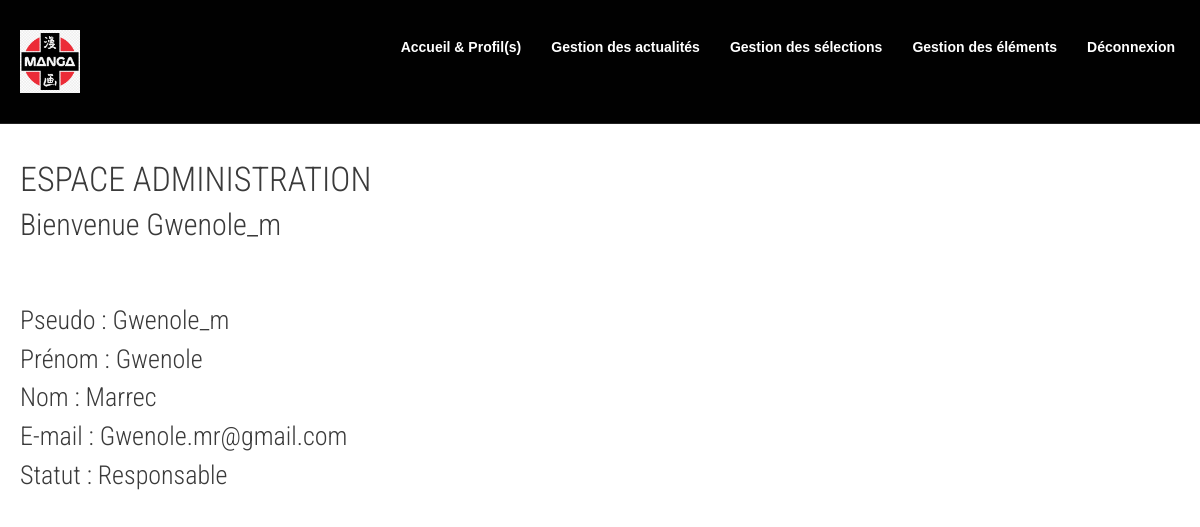
Screenshot of /admin_accueil.php (signed in) with the database file from the repository.
### tables this page shows
CREATE TABLE `t_profil_utilisateur_pro` (
  `pro_nom` varchar(70) NOT NULL,
  `pro_prenom` varchar(70) NOT NULL,
  `pro_e_mail` varchar(50) NOT NULL,
  `pro_validite_du_profil` char(1) NOT NULL,
  `pro_statut` char(1) NOT NULL,
  `pro_date_de_creation_profil` varchar(10) NOT NULL,
  `com_pseudo` varchar(50) NOT NULL
);

### admin_accueil.php (the view, shortened to what this page needs)
<html>
 <head>
  <link href="assets/css/bootstrap.css" rel="stylesheet" />
  <link href="assets/css/bootstrap-responsive.css" rel="stylesheet" />
  <link href="assets/css/prettyPhoto.css" rel="stylesheet" />
  <link href="assets/css/animate.css" rel="stylesheet" />
  <link href="assets/css/style.css" rel="stylesheet" />
  <link href="assets/color/default.css" rel="stylesheet" />
  </head>
  <body>
  <header>
    <div id="topnav" class="navbar navbar-fixed-top default">
      <div class="navbar-inner">
        <div class="container">
          <div class="logo">
            <img width='60' src="assets/img/manga.png" alt="" />
          </div>
          <div class="navigation">
            <nav>
              <ul class="nav pull-right">
                <li><a href="admin_accueil.php" class="external">Accueil & Profil(s)</a></li>
                <li><a href="admin_actualite.php" class="external">Gestion des actualités</a></li>
                <li><a href="admin_selection.php" class="external">Gestion des sélections</a></li>
                <li><a href="admin_element.php" class="external">Gestion des éléments</a></li>
                <li><a href="deconnexion.php" class="external">Déconnexion</a></li>
              </ul>
            </nav>
          </div>
        </div>
      </div>
    </div>
  </header>
 <section class="section">
    <div class="container">
      <div class="row">
        <div class="span12">
        </div>
      </div>
	  <h1>ESPACE ADMINISTRATION</h1>
	  <?php
		$mysqli = new mysqli("localhost","root","", "showroom", 3307);
		$requete1 = "SELECT com_pseudo, pro_nom, pro_prenom, pro_e_mail, pro_validite_du_profil
		FROM t_profil_utilisateur_pro WHERE com_pseudo='" .$_SESSION['login']. "' ";
		$resultat1 = $mysqli->query($requete1);
		$pro = $resultat1->fetch_assoc();
		echo "<h2>Bienvenue " .$pro['com_pseudo']. "</h2>";
		echo "<br />";
		echo "<br />";
		echo "<h3>Pseudo : " .$pro['com_pseudo']. "</h3>";
		echo "<h3>Prénom : " .$pro['pro_prenom']. "</h3>";
		echo "<h3>Nom : " .$pro['pro_nom']. "</h3>";
		echo "<h3>E-mail : " .$pro['pro_e_mail']. "</h3>";
		if($_SESSION['statut']=='A'){
		  echo "<h3>Statut : Administrateur</h3>";
		}
		else{
	   	  echo "<h3>Statut : Responsable</h3>";
		}
 	  ?>
 	</div>
  </section>
 </body>
</html>

### assets/css/style.css (style rules this page uses)
body { margin: 0; padding:0; font-family: Arial, Tahoma, Verdana, Sans-serif; font-size: 14px; line-height: 1.6em; color: #666; background-color: #ffffff; }
h1, h2, h3, h4, h5, h6 { font-family: 'Roboto Condensed', sans-serif; line-height:1.1em; color: #3a3a3a; font-weight:300; margin-bottom:10px; }
h1 { font-size: 34px; }
h2 { font-size: 30px; }
h3 { font-size: 26px; }
section { padding:120px 0 40px 0; }
.container { padding: 0 20px 0 20px; }
.row { margin-bottom:40px; }
header { position:relative; }
header .logo { float:left; margin:30px 0 0; }
.navigation { margin:30px 0 0; }
.navbar { padding:0 0 20px; margin:0; }
.navbar .nav { margin: 0 0 0 0; }
.navbar .nav > li > a { float: none; color: #fff; line-height:1em; text-decoration: none; text-shadow:none; z-index:100; outline:0; font-weight:bold; }
.default { background:#010101; border-bottom:1px solid #222; }

### assets/color/default.css (style rules this page uses)
a { color: #3498db; }

### assets/css/overwrite.css (style rules this page uses)
img { max-width: 100%; width: auto\9; height: auto; vertical-align: middle; border: 0; -ms-interpolation-mode: bicubic; }
img { margin-bottom:10px; }
a { outline:0; text-decoration: none; }
.navbar-inner { min-height: 40px; padding-right: 20px; padding-left: 20px; background: none; background-image: none; border: none; border:none; -webkit-border-radius: 0; -moz-border-radius: 0; border-radius: 0; *zoom: 1; -webkit-box-shadow: none; -moz-box-shadow: none; box-shadow: none; }
.navbar-inner { -webkit-border-radius: 0; -moz-border-radius: 0; border-radius: 0; -webkit-box-shadow: none; -moz-box-shadow: none; box-shadow: none; }
.navbar-fixed-top .navbar-inner, .navbar-fixed-bottom .navbar-inner { padding-left: 0; padding-right: 0; -webkit-border-radius: 0; -moz-border-radius: 0; border-radius: 0; }
.navbar-fixed-top { top: 0; }
.navbar-fixed-top .navbar-inner, .navbar-static-top .navbar-inner { -webkit-box-shadow: none; -moz-box-shadow: none; box-shadow: none; }

### rows the page displays
t_profil_utilisateur_pro: com_pseudo "Gwenole_m", pro_prenom "Gwenole", pro_nom "Marrec", pro_e_mail "Gwenole.mr@gmail.com"
